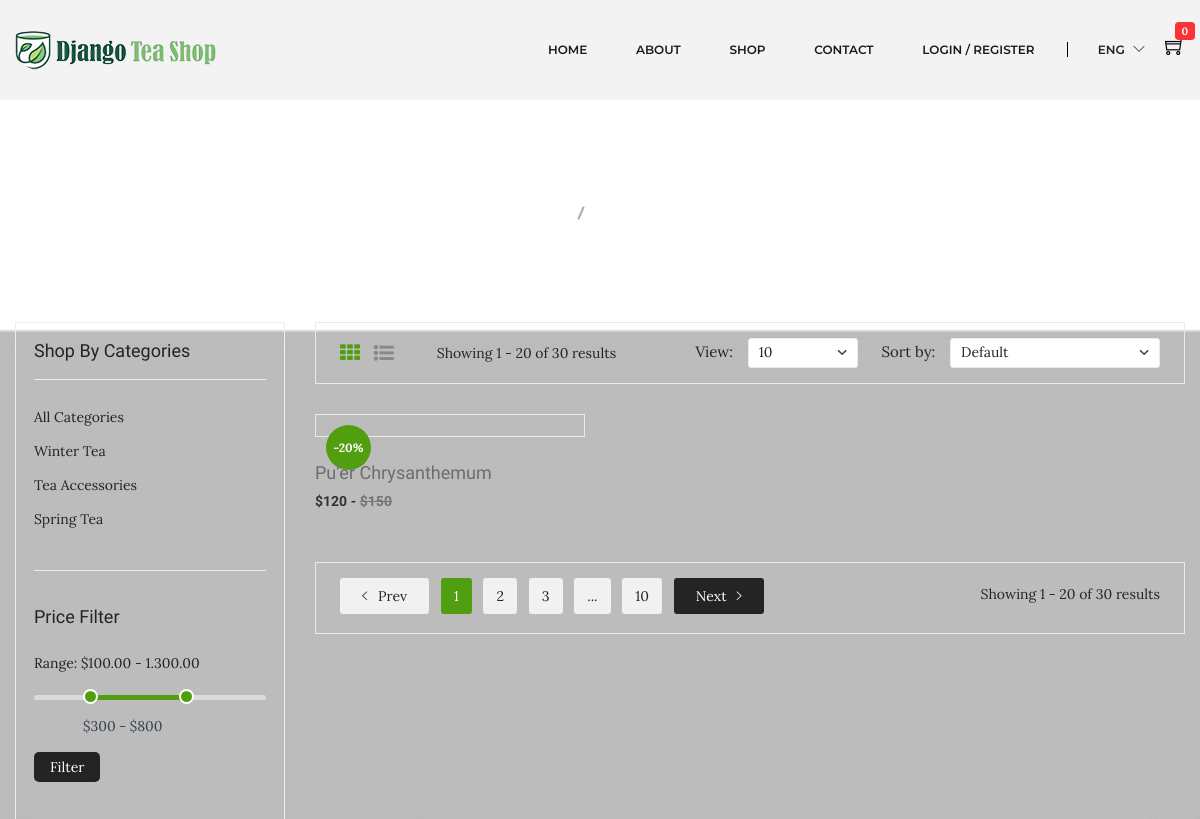
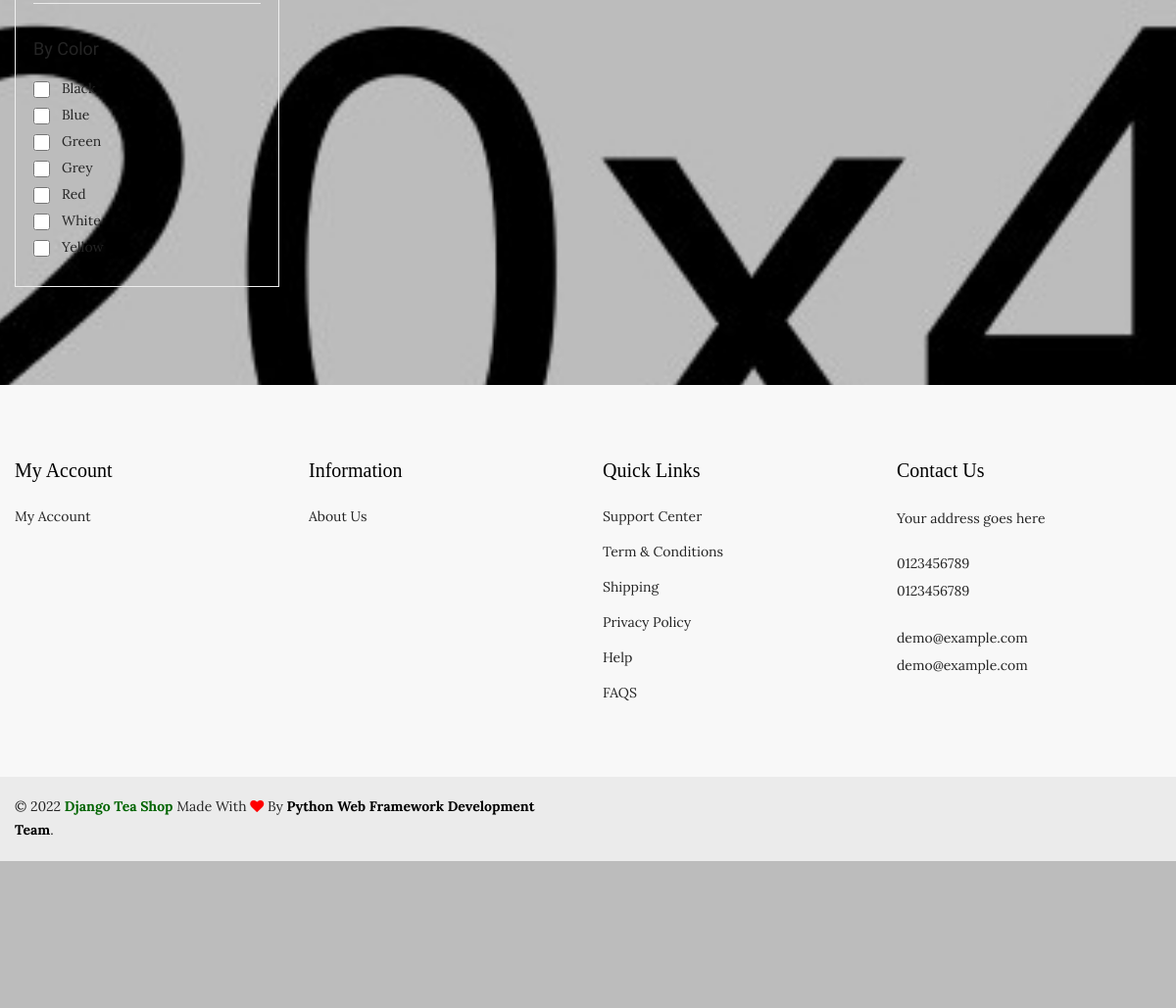
The app's page /shop/ with its own data (2 pictures, top to bottom).
### shop/models.py (models this page shows, shortened)
class Product(models.Model):
    tea_name = models.CharField(max_length=100, unique=True)
    tea_type = models.CharField(max_length=100)
    slug = models.SlugField(max_length=100, unique=True)
    origin = models.CharField(max_length=100)
    color = models.CharField(max_length=50, blank=True)
    aroma = models.CharField(max_length=100, blank=True)
    taste = models.CharField(max_length=100, blank=True)
    tea_nature  = models.CharField(max_length=100, blank=True)
    is_available = models.BooleanField(default=True)
    is_new = models.BooleanField(default=False)
    properties = models.TextField(max_length=300, blank=True)
    weight = models.IntegerField()
    original_price = models.IntegerField()
    discounted_price = models.IntegerField()
    discount_rate = models.IntegerField(blank=True)
    photo_1 = models.ImageField(upload_to='photos/%Y/%m/%d', blank=True)
    photo_1_t = models.ImageField(upload_to='photos/%Y/%m/%d', blank=True)
    photo_1_z = models.ImageField(upload_to='photos/%Y/%m/%d', blank=True)
    photo_2 = models.ImageField(upload_to='photos/%Y/%m/%d', blank=True)
    photo_2_t = models.ImageField(upload_to='photos/%Y/%m/%d', blank=True)
    photo_2_z = models.ImageField(upload_to='photos/%Y/%m/%d', blank=True)
    photo_3 = models.ImageField(upload_to='photos/%Y/%m/%d', blank=True)
    photo_3_t = models.ImageField(upload_to='photos/%Y/%m/%d', blank=True)
    photo_3_z = models.ImageField(upload_to='photos/%Y/%m/%d', blank=True)
    photo_4 = models.ImageField(upload_to='photos/%Y/%m/%d', blank=True)
    photo_4_t = models.ImageField(upload_to='photos/%Y/%m/%d', blank=True)
    photo_4_z = models.ImageField(upload_to='photos/%Y/%m/%d', blank=True)
    created_date = models.DateTimeField(default=datetime.now)
    modified_date = models.DateTimeField(default=datetime.now)
    stars = models.IntegerField()
    store = models.IntegerField()
    category = models.ForeignKey(Category, on_delete=models.CASCADE)
    def get_url(self):
        return reverse('product_detail', args=[self.category.slug, self.slug])

### category/models.py (models this page shows, shortened)
class Category(models.Model):
    category_name = models.CharField(max_length=50)
    slug = models.SlugField(max_length=100, unique=True)
    description = models.TextField(max_length=255, blank=True)
    photo = models.ImageField(upload_to="photos/categories/%Y/%m/%d")
    class Meta:
        verbose_name = 'category'
        verbose_name_plural = 'categories'
        ordering = ['-category_name']
    def get_url(self):
        return reverse('products_by_category', args=[self.slug])

### shop/views.py (the view)
# urls.py: path('shop/', include('shop.urls')),
def shop(request, category_slug=None):
    categories = None
    products = None
    if category_slug != None:
        categories = get_object_or_404(Category, slug=category_slug)
        products = Product.objects.filter(category=categories, is_available=True)
        product_count = products.count()
    else:
        products = Product.objects.all().filter(is_available=True)
        product_count = products.count()
    context = {
        'products': products,
    }
    return render(request, 'shop/shop.html', context)

### carts/context_processors.py (called while the page is built)
def counter(request):
    cart_count = 0
    if 'admin' in request.path:
        return {}
    else:
        try:
            cart = Cart.objects.filter(cart_id=_cart_id(request))
            cart_items = CartItem.objects.all().filter(cart=cart[:1])
            for cart_item in cart_items:
                cart_count += cart_item.quantity
        except cart.DoesNotExist:
            cart_count = 0
    return dict(cart_count=cart_count)

### carts/views.py (called while the page is built)
def _cart_id(request):
    cart = request.session.session_key
    if not cart:
        cart = request.session.create()
    return cart

### category/context_processors.py (called while the page is built)
def menu_links(request):
    links = Category.objects.all()
    return dict(links=links)

### templates/shop/shop.html (shortened to what this page needs)
    {% extends 'base.html' %}
    {% load static %}
    {% block content %}
    <div class="breadcrumb-area bg-image-3 ptb-150 pt-100">
      <div class="container">
        <div class="breadcrumb-content text-center">
          <h3>SHOP PAGE</h3>
          <ul>
            <li><a href="{%url 'index' %}">Home</a></li>
            <li class="active">SHOP PAGE</li>
          </ul>
        </div>
      </div>
    <div class="shop-page-area ptb-100">
      <div class="container">
        <div class="row flex-row-reverse">
          <div class="col-lg-9">
            <div class="shop-topbar-wrapper">
              <div class="shop-topbar-left">
                <ul class="view-mode">
                  <li class="active">
                    <a href="#product-grid" data-view="product-grid"
                      ><i class="fa fa-th"></i
                    ></a>
                  </li>
                  <li>
                    <a href="#product-list" data-view="product-list"
                      ><i class="fa fa-list-ul"></i
                    ></a>
                  </li>
                </ul>
                <p>Showing 1 - 20 of 30 results</p>
              </div>
              <div class="product-sorting-wrapper">
                <div class="product-shorting shorting-style">
                  <label>View:</label>
                  <select>
                    <option value="">10</option>
                  </select>
                </div>
                <div class="product-show shorting-style">
                  <label>Sort by:</label>
                  <select>
                    <option value="">Default</option>
                  </select>
                </div>
              </div>
            </div>
            <div class="grid-list-product-wrapper">
              <div class="product-grid product-view pb-20">
                {% if products %} {% for product in products %}
                <div class="row">
                  <div
                    class="product-width col-xl-4 col-lg-4 col-md-4 col-sm-6 col-12 mb-30"
                  >
                    <div class="product-wrapper">
                      <div class="product-img">
                        <span>-{{ product.discount_rate }}%</span>
                        <div class="product-action">
                        </div>
                      </div>
                      <div class="product-content text-left">
                        <div class="product-hover-style">
                          <div class="product-title">
                            <h4>
                              <a href="{{ product.get_url }}"
                                >{{ product.tea_name}}</a
                              >
                            </h4>
                          </div>
                        </div>
                        <div class="product-price-wrapper">
                          <span>${{ product.discounted_price }} -</span>
                          <span class="product-price-old">${{ product.original_price }} </span>
                        </div>
                      </div>
                    </div>
                  </div>
                </div>
              </div>
              {% endfor %} {% endif %}
              <div class="pagination-total-pages">
                <div class="pagination-style">
                  <ul>
                    <li>
                      <a class="prev-next prev" href="#"
                        ><i class="ion-ios-arrow-left"></i> Prev</a
                      >
                    </li>
                    <li><a class="active" href="#">1</a></li>
                    <li><a href="#">2</a></li>
                    <li><a href="#">3</a></li>
                    <li><a href="#">...</a></li>
                    <li><a href="#">10</a></li>
                    <li>
                      <a class="prev-next next" href="#"
                        >Next<i class="ion-ios-arrow-right"></i>
                      </a>
                    </li>
                  </ul>
                </div>
                <div class="total-pages">
                  <p>Showing 1 - 20 of 30 results</p>
                </div>
              </div>
            </div>
          </div>
          <div class="col-lg-3">
            <div class="shop-sidebar-wrapper gray-bg-7 shop-sidebar-mrg">
              <div class="shop-widget">
                <h4 class="shop-sidebar-title">Shop By Categories</h4>
                <div class="shop-catigory">
                  <ul id="faq">
                    <li><a href="{% url 'shop' %}">All Categories</a></li>
                    {% for category in links %}
                    <li><a href="{{ category.get_url }}">{{ category.category_name}}</a></li>
                    {% endfor %}
                  </ul>
                </div>
              </div>
              <div class="shop-price-filter mt-40 shop-sidebar-border pt-35">
                <h4 class="shop-sidebar-title">Price Filter</h4>
                <div class="price_filter mt-25">
                  <span>Range: $100.00 - 1.300.00 </span>
                  <div id="slider-range"></div>
                  <div class="price_slider_amount">
                    <div class="label-input">
                      <input
                        type="text"
                        id="amount"
                        name="price"
                        placeholder="Add Your Price"
                      />
                    </div>
                    <button type="button">Filter</button>
                  </div>
                </div>
              </div>
              <div class="shop-widget mt-40 shop-sidebar-border pt-35">
                <h4 class="shop-sidebar-title">By Color</h4>
                <div class="sidebar-list-style mt-20">
                  <ul>
                    <li><input type="checkbox" /><a href="#">Black </a></li>
                    <li><input type="checkbox" /><a href="#">Blue </a></li>
                    <li><input type="checkbox" /><a href="#">Green </a></li>
                    <li><input type="checkbox" /><a href="#">Grey </a></li>
                    <li><input type="checkbox" /><a href="#">Red</a></li>
                    <li><input type="checkbox" /><a href="#">White </a></li>
                    <li><input type="checkbox" /><a href="#">Yellow </a></li>
                  </ul>
                </div>
              </div>
            </div>
          </div>
        </div>
      </div>
    </div>
    {% endblock %}

### djangoteashop/static/css/ui.css (style rules this page uses)
html { font-family: "Inter", sans-serif; font-size: 15px; }
[class*=hover-] { transition: 0.5s; }
p:last-child { margin-bottom: 0; }
[class*=list-] li:after { visibility: hidden; display: block; content: ""; overflow: hidden; height: 0; clear: both; }

### records on screen
Product: discount_rate "20", tea_name "Pu’er Chrysanthemum", discounted_price "120", original_price "150"
Category: category_name "Winter Tea"
Category: category_name "Tea Accessories"
Category: category_name "Spring Tea"

### other values on screen
{{ cart_count }} "0"
